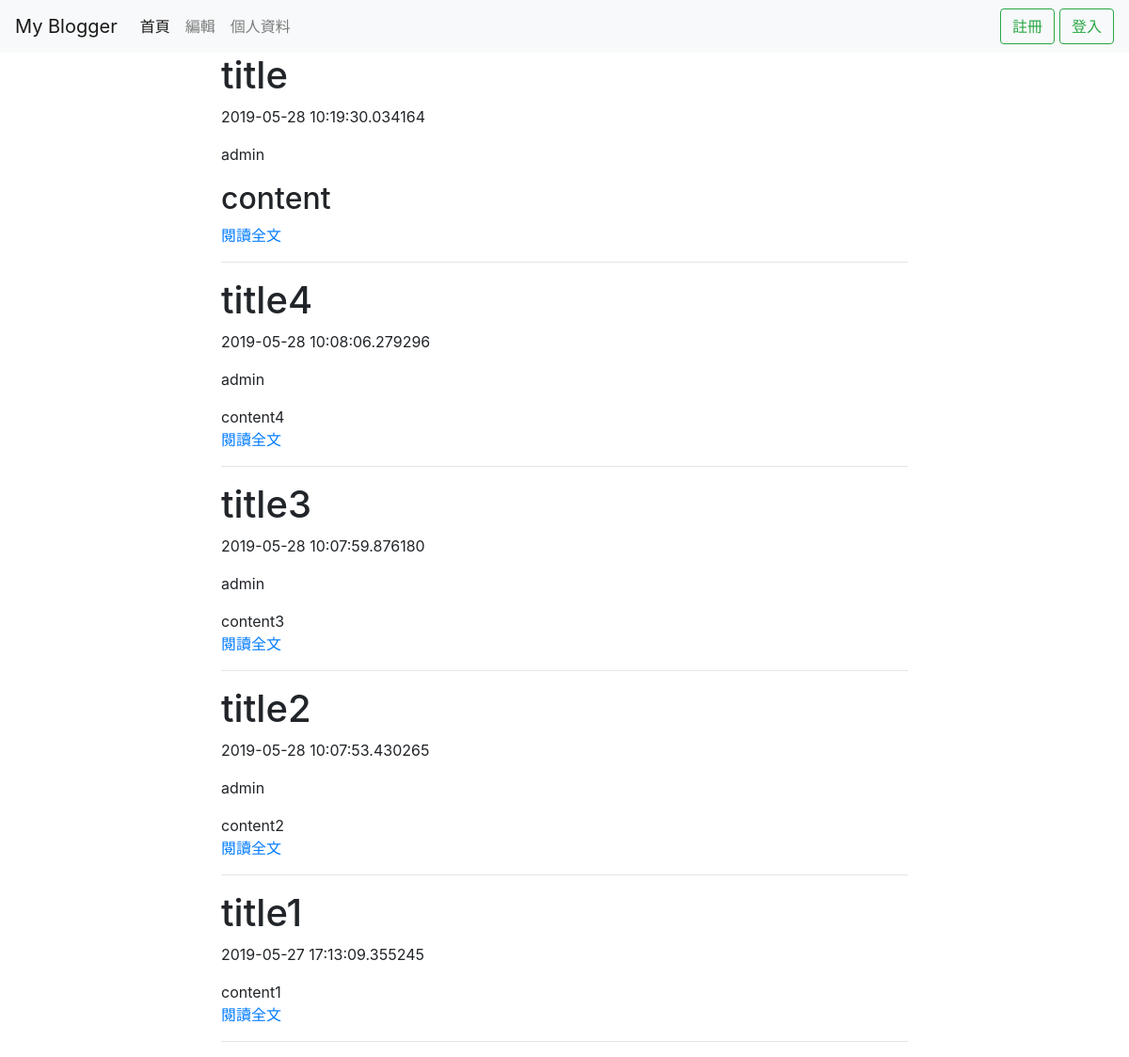
The page / on the database its author committed.
### app/models.py (models this page shows, shortened)
class Post(db.Model):
    id = db.Column(db.Integer, primary_key=True)
    title = db.Column(db.String(128), unique=True)
    content = db.Column(db.String(128))
    tags = db.Column(db.String(128))
    timestamp = db.Column(db.DateTime, default=datetime.utcnow, nullable=True)
    author_id = db.Column(db.Integer, db.ForeignKey('user.id'))
    comments = db.relationship('Comment', backref='post',lazy='dynamic')
    @staticmethod
    def queryAll():
       return Post.query.all()
    class post:
      def __init__(self, post):
        self.id = post.id
        self.title = post.title
        self.content = post.content
        self.tags = post.tags
        self.timestamp = post.timestamp
        self.author = post.author.name
        self.comments = post.comments.order_by(db.desc(Comment.id))

class User(db.Model):
    id = db.Column(db.Integer, primary_key=True)
    name = db.Column(db.String(128), unique=True)
    email = db.Column(db.String(128), unique=True)
    permission = db.Column(db.Integer, default=0)
    password = db.Column(db.String(128))
    timestamp = db.Column(db.DateTime, default=datetime.utcnow)
    posts = db.relationship('Post', backref='user', lazy='dynamic')
    coments = db.relationship('Comment', backref='user', lazy='dynamic')
    temp_posts = db.relationship('TempPost', backref='user', lazy='dynamic')

### app/routes.py (the view)
@app.route('/')
def main():
    posts = PostIt.get_all()
    posts.reverse()
    if 'uid' in session:
        if session['uid'] == request.cookies.get('uid'):
            username = request.cookies.get('username')
            return render_template('main.html', posts = posts, username=username)
    else:
        return render_template('main.html', posts = posts)

### app/__init__.py (called while the page is built)
@app.before_request
def make_session_permanent():
    session.permanent = True
    app.permanent_session_lifetime = timedelta(minutes=5)

### app/controllers.py (called while the page is built)
    @staticmethod
    def get_all():
        return Post.queryAll()

### app/templates/main.html
{%extends "base.html"%}
{%block content%}
<div class="row">
    <div class="col-2"></div>
    <div class="col-8">
{%for item in posts%}
    <h1>{{item.title}}</h1>
    <p>{{item.timestamp}}</p>
    <p>{{item.user.name}}</p>
    <div>{{item.content|safe}}</div>
    <a href="post/{{item.id}}">閱讀全文</a>
    <hr/>
{%endfor%}
    </div>
    <div class="col-2"></div>
</div>
{%endblock%}

### app/templates/base.html (shortened to what this page needs)
<!DOCTYPE html>
<html>
<head>
    <link rel="stylesheet" href="https://stackpath.bootstrapcdn.com/bootstrap/4.3.1/css/bootstrap.min.css">
</head>
<body>
<nav class="navbar navbar-expand-lg navbar-light bg-light">
  <a class="navbar-brand" href="#">My Blogger</a>
  <div class="collapse navbar-collapse" id="navbarSupportedContent">
    <ul class="navbar-nav mr-auto">
      <li class="nav-item active">
        <a class="nav-link" href="/">首頁</a>
      </li>
        <li class="nav-item">
        <a class="nav-link" href="/edit">編輯</a>
      </li>
      <li class="nav-item">
        <a class="nav-link" href="/profile">個人資料</a>
      </li>
    </ul>
    <form class="form-inline my-2 my-lg-0">
        {%if username%}
              <a class="btn btn-outline-success my-2 my-sm-0" href="#">{{username}}</a>
              <div style="margin-right: 5px"></div>
              <a class="btn btn-outline-success my-2 my-sm-0" href="/logout">登出</a>
        {%else%}
          <a class="btn btn-outline-success my-2 my-sm-0" href="/register">註冊</a>
          <a class="btn btn-outline-success my-2 my-sm-0" href="/login">登入</a>
      {%endif%}
    </form>
  </div>
</nav>
<div class="container">
    {%block content%}
    {%endblock%}
</div>
</body>
</html>

### rows shown on the page
Post: title "title", timestamp "2019-05-28 10:19:30.034164", user.name "admin", content "content"
Post: title "title4", timestamp "2019-05-28 10:08:06.279296", user.name "admin", content "content4"
Post: title "title3", timestamp "2019-05-28 10:07:59.876180", user.name "admin", content "content3"
Post: title "title2", timestamp "2019-05-28 10:07:53.430265", user.name "admin", content "content2"
Post: title "title1", timestamp "2019-05-27 17:13:09.355245", content "content1"
